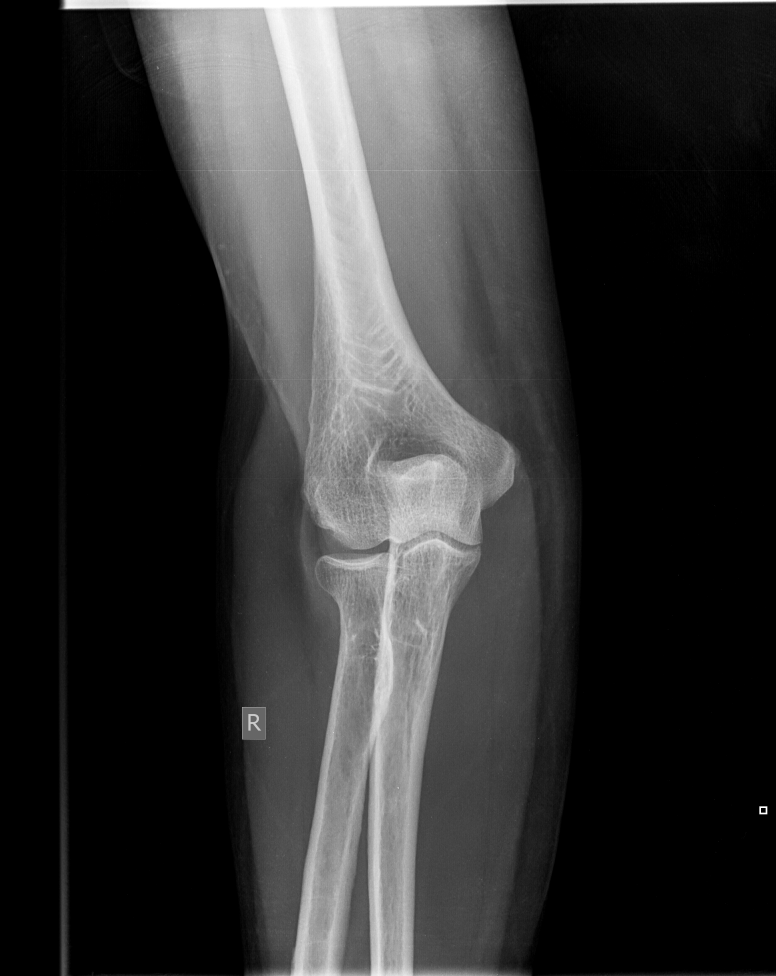
%> input picture I001BE34.JPG, 2328 x 2928 px (shown at 1/3 size)
$ octave --eval "result = anna_phog_demo(imread('I001BE34.JPG'));"   (GNU Octave 9; MATLAB toolbox functions it lacks are replaced by stand-ins)
%> lines starting %> are read from the running program, lines starting %| are printed output that depends on the picture; in (x1, y1, x2, y2) boxes, pixels count from 0 and x2, y2 are one past the last pixel; in counts of white or black regions, pixels touching at a corner belong together; the program's own positions count from 1
%> in anna_phog_demo, I is the input picture: size 2928x2328 uint8; min 0, max 255, mean 51.3
### anna_phog.m
function p = anna_phog(I,bin,angle,L,roi)
%> called with bin = 8, angle = 360, L = 3, roi = [1; 224; 1; 224]
% anna_PHOG Computes Pyramid Histogram of Oriented Gradient over a ROI.
%
% [BH, BV] = anna_PHOG(I,BIN,ANGLE,L,ROI) computes phog descriptor over a ROI.
%
% Given and image I, phog computes the Pyramid Histogram of Oriented Gradients
% over L pyramid levels and over a Region Of Interest

%IN:
%	I - Images of size MxN (Color or Gray)
%	bin - Number of bins on the histogram
%	angle - 180 or 360
%   L - number of pyramid levels
%   roi - Region Of Interest (ytop,ybottom,xleft,xright)
%
%OUT:
%	p - pyramid histogram of oriented gradients

Img = I;
if size(Img,3) == 3
    G = rgb2gray(Img);
else
    G = Img;
end
bh = [];
bv = [];

if sum(sum(G))>100
    E = edge(G,'canny');
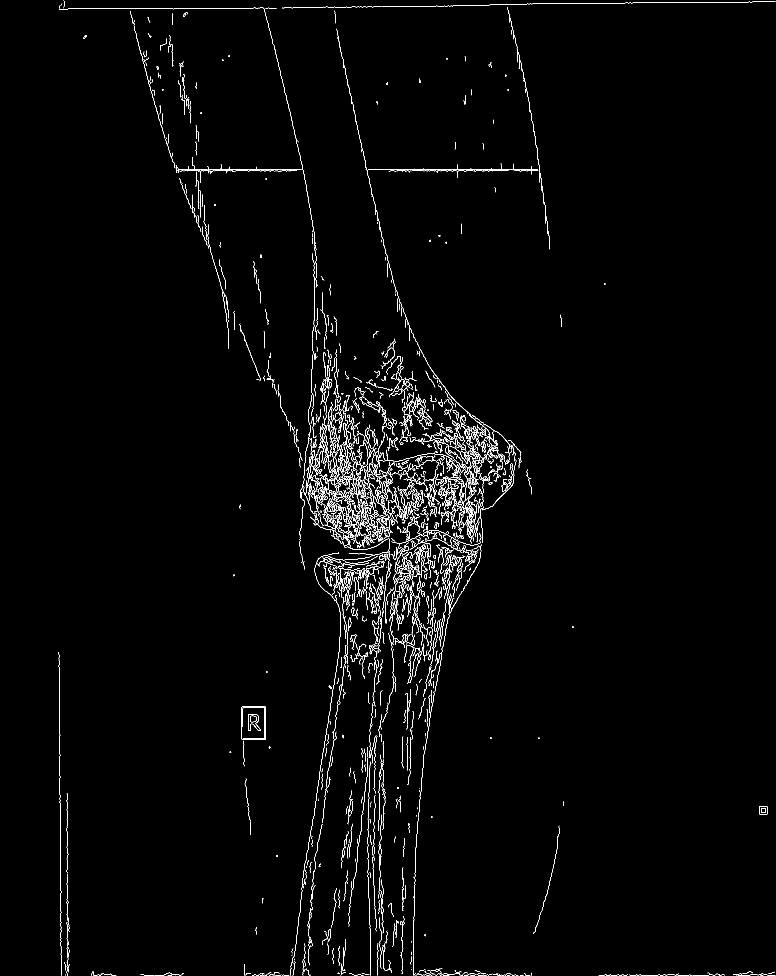
%> E: size 2928x2328 logical (shown at 1/3 size); 1.2% white in thin lines or dots
    [GradientX,GradientY] = gradient(double(G));
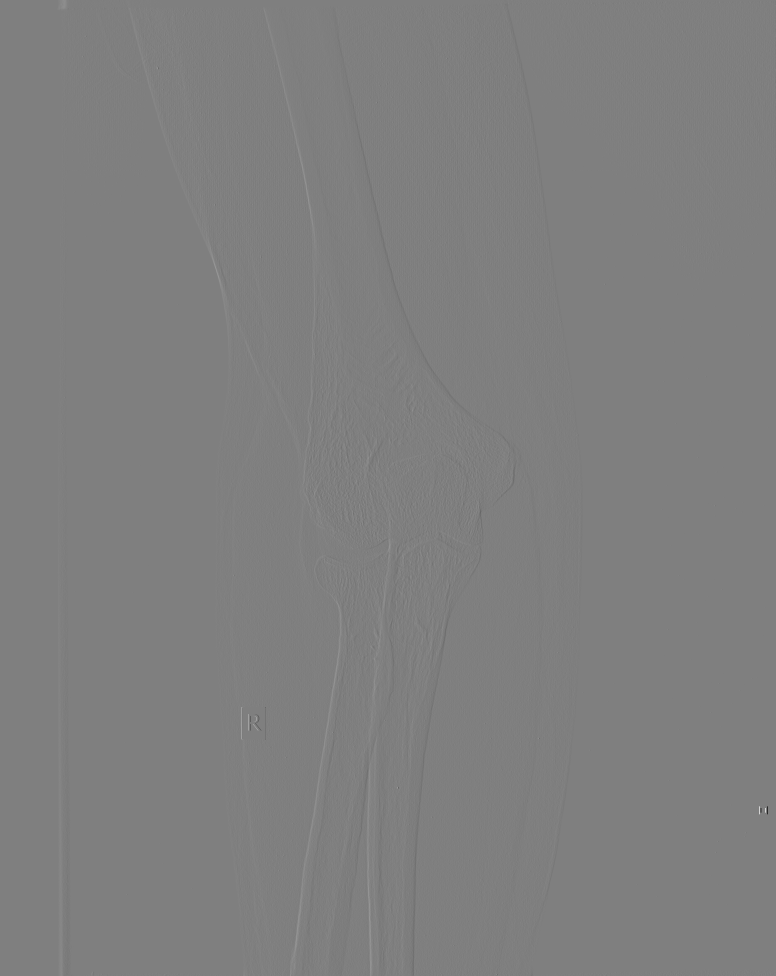
%> GradientX: size 2928x2328 double (shown at 1/3 size); min -127.5, max 127.5, mean 0; drawn with min black and max white
    GradientYY = gradient(GradientY);
    Gr = sqrt((GradientX.*GradientX)+(GradientY.*GradientY));
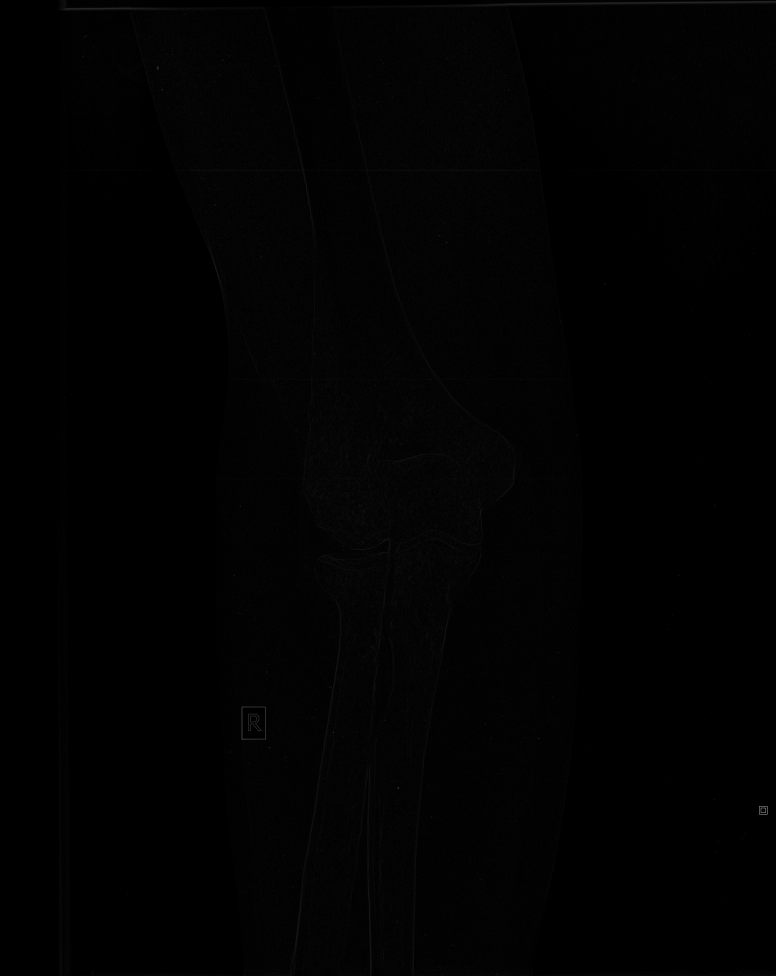
%> Gr: size 2928x2328 double (shown at 1/3 size); min 0, max 180.3, mean 1.9

    index = GradientX == 0;
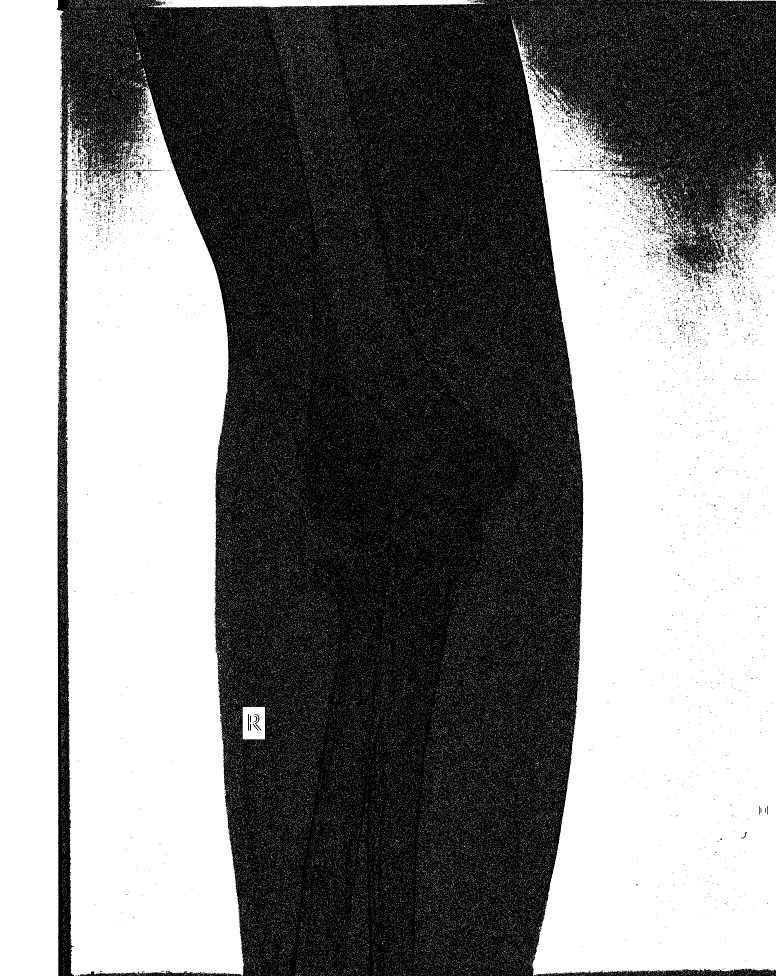
%> index: size 2928x2328 logical (shown at 1/3 size); 49.9% white; 180035 white regions (179894 under 20 px), largest, box (x1, y1, x2, y2) and area: (1535, 59, 2328, 2928) 1467660, (192, 252, 732, 2928) 1116936, (0, 0, 192, 2928) 518912
    GradientX(index) = 1e-5;

    YX = GradientY./GradientX;
    if angle == 180, A = ((atan(YX)+(pi/2))*180)/pi; end
    if angle == 360, A = ((atan2(GradientY,GradientX)+pi)*180)/pi; end
%> after `A = ((atan2(GradientY,GradientX)+pi)*180)/pi`:
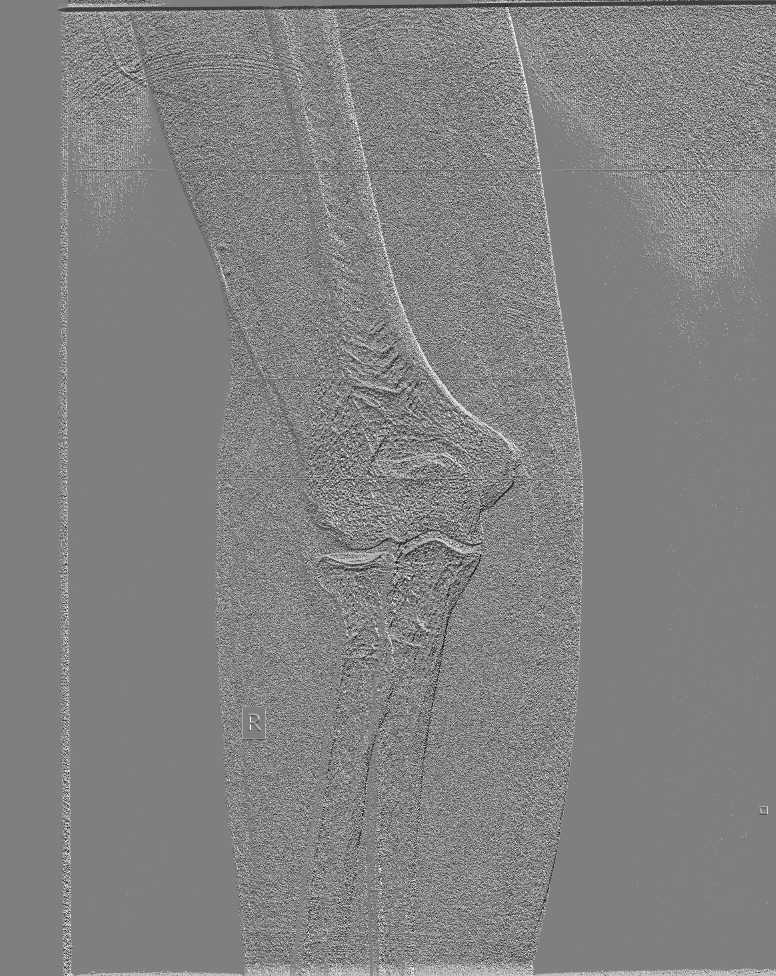
%> A: size 2928x2328 double (shown at 1/3 size); min 0.401, max 360, mean 184.9; drawn with min black and max white

    [bh, bv] = anna_binMatrix(A,E,Gr,angle,bin);
else
    bh = zeros(size(I,1),size(I,2));
    bv = zeros(size(I,1),size(I,2));
end

bh_roi = bh(roi(1,1):roi(2,1),roi(3,1):roi(4,1));
bv_roi = bv(roi(1,1):roi(2,1),roi(3,1):roi(4,1));
p = anna_phogDescriptor(bh_roi,bv_roi,L,bin);

% [7 lines of commented-out code are left out]

### anna_binMatrix.m
function [bm, bv] = anna_binMatrix(A,E,G,angle,bin)
%> called with angle = 360, bin = 8
% anna_BINMATRIX Computes a Matrix (bm) with the same size of the image where
% (i,j) position contains the histogram value for the pixel at position (i,j)
% and another matrix (bv) where the position (i,j) contains the gradient
% value for the pixel at position (i,j)
%
%IN:
%	A - Matrix containing the angle values
%	E - Edge Image
%   G - Matrix containing the gradient values
%	angle - 180 or 360%
%   bin - Number of bins on the histogram
%	angle - 180 or 360
%OUT:
%	bm - matrix with the histogram values
%   bv - matrix with the graident values (only for the pixels belonging to
%   and edge)

[contorns,n] = bwlabel(E);
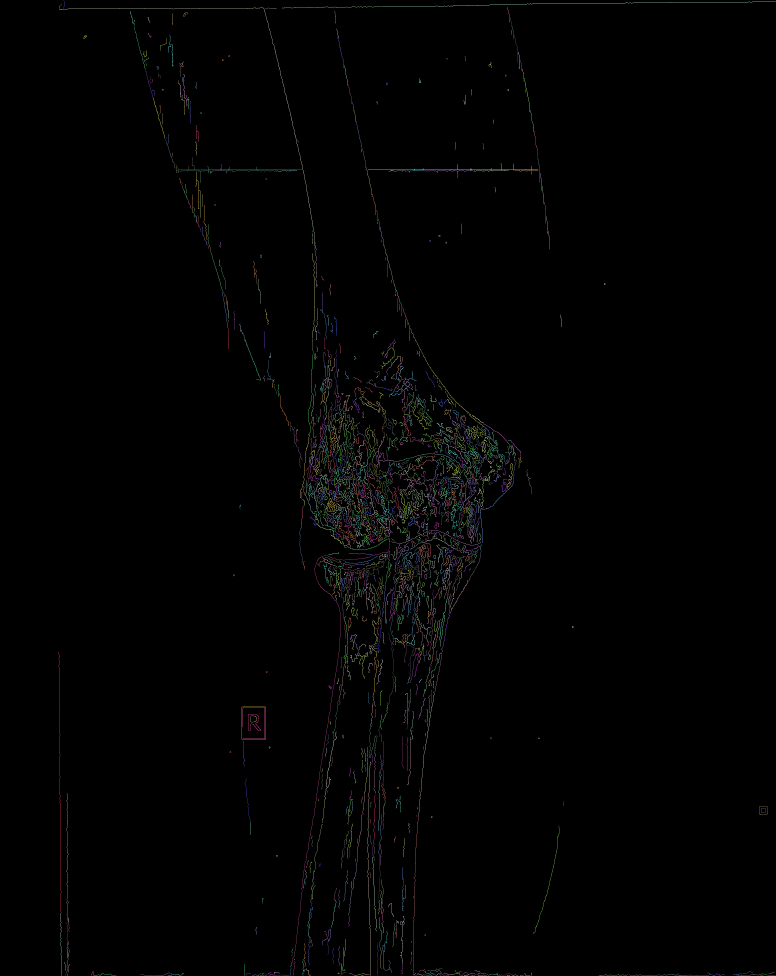
%> contorns: size 2928x2328 double (shown at 1/3 size); 1644 distinct labels, from 0 to 1643; one colour per label, 0 black
%> n = 1643
X = size(E,2);
%> X = 2328
Y = size(E,1);
%> Y = 2928
bm = zeros(Y,X);
bv = zeros(Y,X);

nAngle = angle/bin;

for i=1:n
    [posY,posX] = find(contorns==i);
    for j=1:size(posY,1)
        pos_x = posX(j,1);
        pos_y = posY(j,1);

        b = ceil(A(pos_y,pos_x)/nAngle);
        if b==0, bin= 1; end
        if G(pos_y,pos_x)>0
            bm(pos_y,pos_x) = b;
            bv(pos_y,pos_x) = G(pos_y,pos_x);
        end
    end
end

### anna_phog_demo.m
function p = anna_phog_demo(img)
I = img;
bin = 8;
angle = 360;
L=3;
roi = [1;224;1;224];
p = anna_phog(I,bin,angle,L,roi)
%> (the run ends here)
